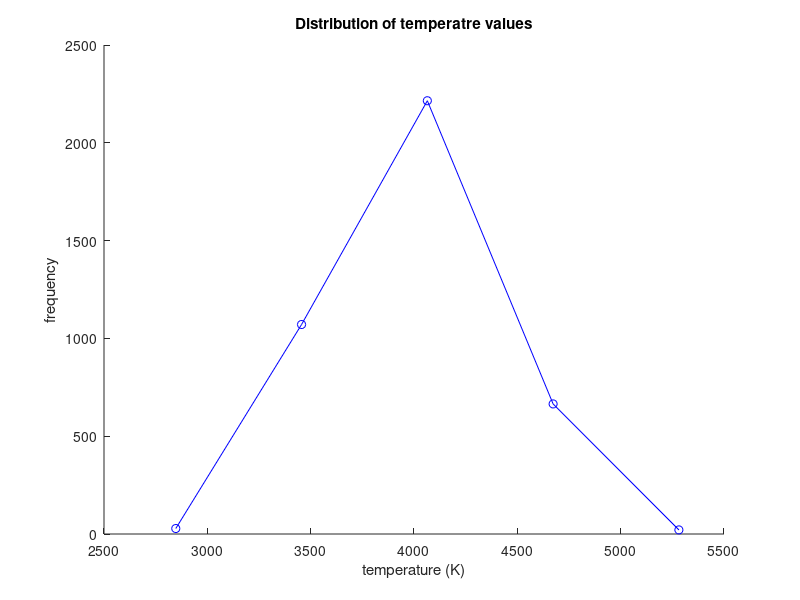

Recreate this plot in MATLAB.
% PRACTICAL 3_p3

% ______________________________________________________________
%|                   Marisabel and Abdullah                     |
%|                       03/03/2017                             |
%|______________________________________________________________|

clear all
clc
clf


disp(['This script calculates and plots the frequency distribution' ...
    ' of the temperature, for a specified number of bins'])
disp(' '); %blank line


% ______________________________________________________________
%|                         NOMENCLATURE                          
%|______________________________________________________________
% m = array storing the data from "temp.dat"
% bins = number of bins provided by user
% T = temperature (k)
% t = size array T
% min_T = minimum T value
% max_T = maximum T value
% bw = bin width
% lb = lower error band
% up = upper error band
% f_dist = frequency distribution
% count = number of T values laying in a particular bin
% m_bw = mean bin width value

% ______________________________________________________________
%|                       PART III                     
%|______________________________________________________________

%TASK 1: Reading the values from "temp.dat"

fid = fopen('temp.dat', 'r');   %opening file
format = '%i %f';
m = fscanf(fid,format, [2 inf]); %reading the file
m = m'; %calculating the transpose (we are using fscanf)
fclose(fid); % closing file


%TASK 2: Asking user number of bins to use
bins = input('Please type the number of bins to use: ');

%TASK 3: Calculating the bin width
T = m(:,2);
t = size(T);

min_T = min(T);
max_T = max(T);

bw = (max_T - min_T)/bins; %equation for the bin width

lb = min(T);
ub = min(T) + bw;



for i =1:1:bins        %loop over each bin provided by the user
    count(i) = 0;      
    for j =1:1:t(1)    %loop over every T value
        if   (T(j) >= lb && T(j) <= ub) % determining if T value lies on current bin
            count(i) = count(i) + 1; %counting T values on each bin 
        end        
    end
    m_bw(i) = (lb+ub)/2; %mid-point of each bin
    lb = ub; 
    ub = lb + bw; %ub replaces the previous lb shifting the bin position
end




% TASK 4: Plotting frequency against the mid-point of each bin

hold on   % allows to plot multiple data sets


% Plotting the values
plot(m_bw,count,'bo-');



% Adding title and axis labels
title('Distribution of temperatre values')
xlabel('temperature (K)')                    
ylabel('frequency')  


% ______________________________________________________________
%|                              END                    
%|______________________________________________________________


